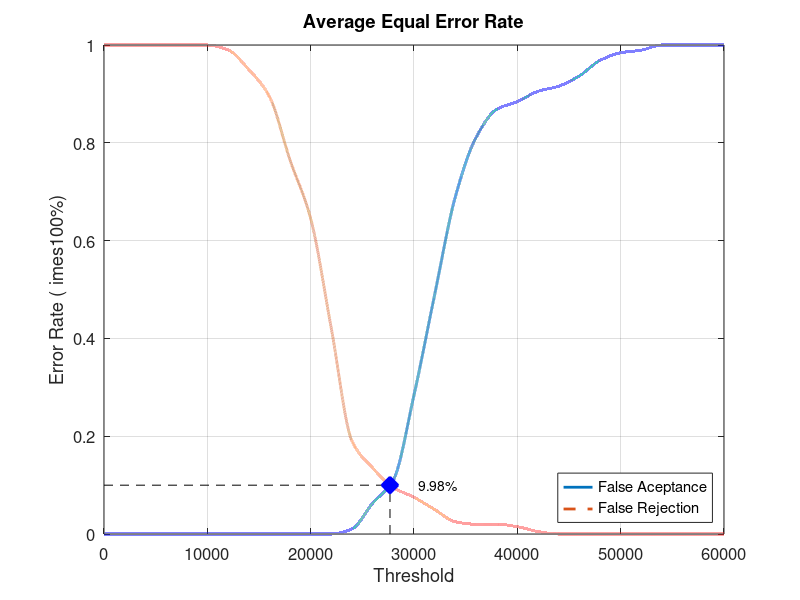
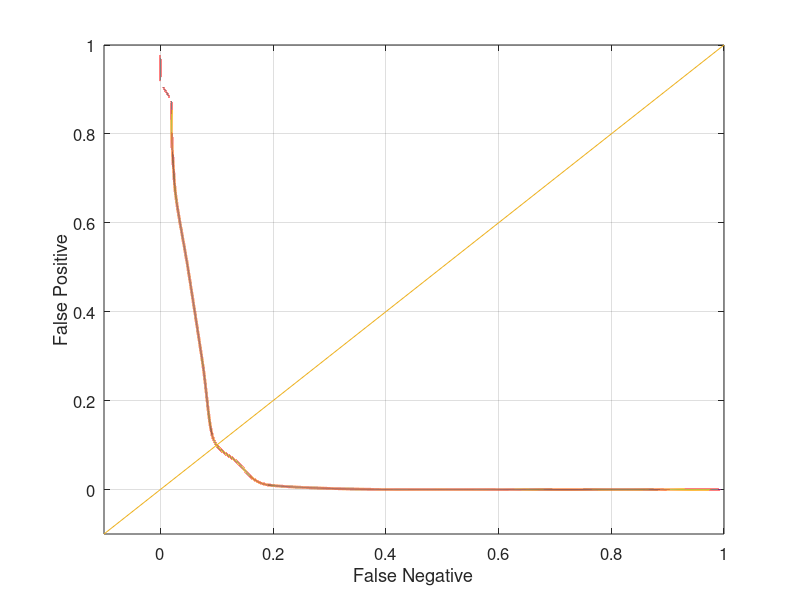

MATLAB code to generate these figures, in order:
close all;
clear;
clc;
x = 0:2000:60000;
xq = 0:0.5:60000;

y0 = [0 0 0 0 0 0 0 0 0 0 0 0 0.0105263 0.0631579 0.110526 0.284211 0.489474 0.689474 0.810526 0.868421 0.884211 0.905263 0.915789 0.936842 0.968421 0.984211 0.989474 1 1 1 1]
yy0 = interp1(x, y0, xq, 'pchip');
y1 = [1 1 1 1 1 1 0.99 0.95 0.895 0.765 0.645 0.42 0.19 0.135 0.095 0.075 0.05 0.025 0.02 0.02 0.015 0.005 0 0 0 0 0 0 0 0 0]
yy1 = interp1(x, y1, xq, 'pchip');

% Calculating EER: 
y2 = abs(y0 - y1);
find(y2 == min(y2))
yy2 = abs(yy0 - yy1);
xEER = find(yy2 == min(yy2));
xEERIndex = xq(xEER) % X-axis EER
yEER = yy0(xEER) % Y-axis EER

main = figure
plot(xq, yy0,'-','LineWidth', 2);	hold on
plot(xq, yy1,'--','LineWidth', 2);	hold on
plot([xEERIndex xEERIndex], [0 yEER], 'k--');	hold on
plot([0 xEERIndex], [yEER yEER], 'k--');	hold on
plot(xEERIndex, yEER, 'bx', 'LineWidth', 10);	hold on
text(xEERIndex + 10 * xEERIndex / 100, yEER, [num2str(round((10000 * yEER)) / 100) '%'])
legend('False Aceptance', 'False Rejection', 'Location', 'SouthEast')
xlabel('Threshold')
ylabel('Error Rate (	imes100%)')
title('Average Equal Error Rate')
set(gca, 'FontSize', 12)
axis([0 60000 0 1])
grid on

print(main, 'Database3_2Main', '-dpng');
FNRxFPR = figure('Color', [1 1 1]);
plot(yy1, yy0, '-', yy1, yy0, 'LineWidth', 2);
hold on
y = -0.1:0.1:1
plot(y, y); 
set(gca, 'FontSize', 12)
xlabel('False Negative')
ylabel('False Positive')
axis([-0.1 1 -0.1 1])
set(gca, 'FontSize', 12)
grid on

print(FNRxFPR, 'Database3_2FNRxFPR','-dpng');
